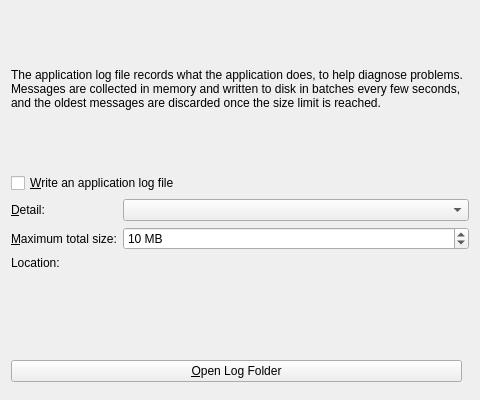
<?xml version="1.0" encoding="UTF-8"?>
<ui version="4.0">
 <class>LoggingOptionsPage</class>
 <widget class="QWidget" name="LoggingOptionsPage">
  <property name="geometry">
   <rect>
    <x>0</x>
    <y>0</y>
    <width>480</width>
    <height>400</height>
   </rect>
  </property>
  <layout class="QVBoxLayout" name="verticalLayout">
   <item>
    <widget class="QLabel" name="DescriptionLabel">
     <property name="text">
      <string>The application log file records what the application does, to help diagnose problems. Messages are collected in memory and written to disk in batches every few seconds, and the oldest messages are discarded once the size limit is reached.</string>
     </property>
     <property name="wordWrap">
      <bool>true</bool>
     </property>
    </widget>
   </item>
   <item>
    <widget class="QCheckBox" name="EnableCheckBox">
     <property name="text">
      <string>&amp;Write an application log file</string>
     </property>
    </widget>
   </item>
   <item>
    <layout class="QFormLayout" name="formLayout">
     <item row="0" column="0">
      <widget class="QLabel" name="LevelLabel">
       <property name="text">
        <string>&amp;Detail:</string>
       </property>
       <property name="buddy">
        <cstring>LevelComboBox</cstring>
       </property>
      </widget>
     </item>
     <item row="0" column="1">
      <widget class="QComboBox" name="LevelComboBox">
       <property name="toolTip">
        <string>Debug messages make the log much larger and are written to disk more often. Turn them on only while investigating a problem.</string>
       </property>
      </widget>
     </item>
     <item row="1" column="0">
      <widget class="QLabel" name="MaxSizeLabel">
       <property name="text">
        <string>&amp;Maximum total size:</string>
       </property>
       <property name="buddy">
        <cstring>MaxSizeSpinBox</cstring>
       </property>
      </widget>
     </item>
     <item row="1" column="1">
      <widget class="QSpinBox" name="MaxSizeSpinBox">
       <property name="toolTip">
        <string>Space taken by the log file and its two backups together.</string>
       </property>
       <property name="suffix">
        <string> MB</string>
       </property>
       <property name="minimum">
        <number>1</number>
       </property>
       <property name="maximum">
        <number>1000</number>
       </property>
       <property name="value">
        <number>10</number>
       </property>
      </widget>
     </item>
     <item row="2" column="0">
      <widget class="QLabel" name="LocationLabel">
       <property name="text">
        <string>Location:</string>
       </property>
      </widget>
     </item>
     <item row="2" column="1">
      <widget class="QLabel" name="LocationValueLabel">
       <property name="wordWrap">
        <bool>true</bool>
       </property>
       <property name="textInteractionFlags">
        <set>Qt::TextSelectableByMouse</set>
       </property>
      </widget>
     </item>
    </layout>
   </item>
   <item>
    <layout class="QHBoxLayout" name="buttonLayout">
     <item>
      <widget class="QPushButton" name="OpenFolderButton">
       <property name="text">
        <string>&amp;Open Log Folder</string>
       </property>
      </widget>
     </item>
     <item>
      <spacer name="buttonSpacer">
       <property name="orientation">
        <enum>Qt::Horizontal</enum>
       </property>
      </spacer>
     </item>
    </layout>
   </item>
   <item>
    <spacer name="verticalSpacer">
     <property name="orientation">
      <enum>Qt::Vertical</enum>
     </property>
    </spacer>
   </item>
  </layout>
 </widget>
 <resources/>
 <connections/>
</ui>
